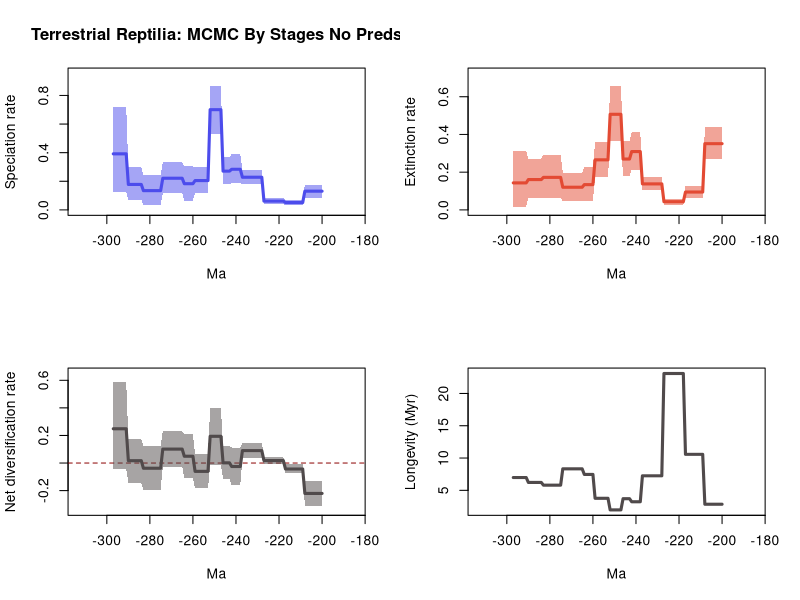

Here is the R script that generated this plot:
# 1 files combined:
# 	C:\Users\SimoesLabAdmin\Documents\BDNN_Arielli\updated_occurrence_analyses\model_1\reptilia_terr/combined_9marginal_rates.log

# 95% HPDs calculated using code from Biopy (https://www.cs.auckland.ac.nz/~yhel002/biopy/)

pdf(file='C:/Users/SimoesLabAdmin/Documents/BDNN_Arielli/updated_occurrence_analyses/model_1/reptilia_terr/combined_9marginal_rates_RTT.pdf',width=10.8, height=8.4)
par(mfrow=c(2,2))
library(scales)
L_hpd_m95=c(NA, NA,NA,NA,NA,NA,NA,NA,NA,NA,NA,NA,NA,NA,NA,NA,NA,NA,NA,NA,NA,NA,NA,NA,NA,NA,NA,NA,NA,NA,NA,NA,NA,NA,NA,NA,NA,NA,NA,NA,NA,NA,NA,NA,NA,NA,NA,NA,NA,NA,NA,NA,NA,NA,NA,NA,NA,NA,NA,NA,NA,NA,NA,NA,NA,NA,NA,NA,NA,NA,NA,NA,NA,NA,NA,NA,NA,NA,NA,NA,NA,NA,NA,NA,NA,NA,NA,NA,NA,NA,NA,NA,NA,NA,NA,NA,NA,NA,NA,NA,NA,NA,NA,NA,NA,NA,NA,NA,NA,NA,NA,NA,NA,NA,NA,NA,NA,NA,NA,NA,NA,NA,NA,NA,NA,NA,NA,NA,NA,NA,NA,NA,NA,NA,NA,NA,NA,NA,NA,NA,NA,NA,NA,NA,NA,NA,NA,NA,NA,NA,NA,NA,NA,NA,NA,NA,NA,NA,NA,NA,NA,NA,NA,NA,NA,NA,NA,NA,NA,NA,NA,NA,NA,NA,NA,NA,NA,NA,NA,NA,NA,NA,NA,NA,NA,NA,NA,NA,NA,NA,NA,NA,NA,NA,NA,NA,NA,NA,NA,NA,0.086023,0.086023,0.086023,0.086023,0.086023,0.086023,0.086023,0.086023,0.086023,0.031698,0.031698,0.031698,0.031698,0.031698,0.031698,0.031698,0.031698,0.031698,0.041806,0.041806,0.041806,0.041806,0.041806,0.041806,0.041806,0.041806,0.041806,0.041806,0.177779,0.177779,0.177779,0.177779,0.177779,0.177779,0.177779,0.177779,0.177779,0.177779,0.18818,0.18818,0.18818,0.18818,0.18818,0.180817,0.180817,0.180817,0.180817,0.531938,0.531938,0.531938,0.531938,0.531938,0.531938,0.120199,0.120199,0.120199,0.120199,0.120199,0.120199,0.120199,0.064854,0.064854,0.064854,0.064854,0.064854,0.115763,0.115763,0.115763,0.115763,0.115763,0.115763,0.115763,0.115763,0.115763,0.115763,0.03628,0.03628,0.03628,0.03628,0.03628,0.03628,0.03628,0.03628,0.03628,0.071736,0.071736,0.071736,0.071736,0.071736,0.071736,0.071736,0.126809,0.126809,0.126809,0.126809,0.126809,0.126809,0.126809)
L_hpd_M95=c(NA, NA,NA,NA,NA,NA,NA,NA,NA,NA,NA,NA,NA,NA,NA,NA,NA,NA,NA,NA,NA,NA,NA,NA,NA,NA,NA,NA,NA,NA,NA,NA,NA,NA,NA,NA,NA,NA,NA,NA,NA,NA,NA,NA,NA,NA,NA,NA,NA,NA,NA,NA,NA,NA,NA,NA,NA,NA,NA,NA,NA,NA,NA,NA,NA,NA,NA,NA,NA,NA,NA,NA,NA,NA,NA,NA,NA,NA,NA,NA,NA,NA,NA,NA,NA,NA,NA,NA,NA,NA,NA,NA,NA,NA,NA,NA,NA,NA,NA,NA,NA,NA,NA,NA,NA,NA,NA,NA,NA,NA,NA,NA,NA,NA,NA,NA,NA,NA,NA,NA,NA,NA,NA,NA,NA,NA,NA,NA,NA,NA,NA,NA,NA,NA,NA,NA,NA,NA,NA,NA,NA,NA,NA,NA,NA,NA,NA,NA,NA,NA,NA,NA,NA,NA,NA,NA,NA,NA,NA,NA,NA,NA,NA,NA,NA,NA,NA,NA,NA,NA,NA,NA,NA,NA,NA,NA,NA,NA,NA,NA,NA,NA,NA,NA,NA,NA,NA,NA,NA,NA,NA,NA,NA,NA,NA,NA,NA,NA,NA,NA,0.177356,0.177356,0.177356,0.177356,0.177356,0.177356,0.177356,0.177356,0.177356,0.07202,0.07202,0.07202,0.07202,0.07202,0.07202,0.07202,0.07202,0.07202,0.081715,0.081715,0.081715,0.081715,0.081715,0.081715,0.081715,0.081715,0.081715,0.081715,0.277803,0.277803,0.277803,0.277803,0.277803,0.277803,0.277803,0.277803,0.277803,0.277803,0.389571,0.389571,0.389571,0.389571,0.389571,0.367219,0.367219,0.367219,0.367219,0.866606,0.866606,0.866606,0.866606,0.866606,0.866606,0.297348,0.297348,0.297348,0.297348,0.297348,0.297348,0.297348,0.304236,0.304236,0.304236,0.304236,0.304236,0.335365,0.335365,0.335365,0.335365,0.335365,0.335365,0.335365,0.335365,0.335365,0.335365,0.242516,0.242516,0.242516,0.242516,0.242516,0.242516,0.242516,0.242516,0.242516,0.297195,0.297195,0.297195,0.297195,0.297195,0.297195,0.297195,0.720715,0.720715,0.720715,0.720715,0.720715,0.720715,0.720715)
M_hpd_m95=c(NA, NA,NA,NA,NA,NA,NA,NA,NA,NA,NA,NA,NA,NA,NA,NA,NA,NA,NA,NA,NA,NA,NA,NA,NA,NA,NA,NA,NA,NA,NA,NA,NA,NA,NA,NA,NA,NA,NA,NA,NA,NA,NA,NA,NA,NA,NA,NA,NA,NA,NA,NA,NA,NA,NA,NA,NA,NA,NA,NA,NA,NA,NA,NA,NA,NA,NA,NA,NA,NA,NA,NA,NA,NA,NA,NA,NA,NA,NA,NA,NA,NA,NA,NA,NA,NA,NA,NA,NA,NA,NA,NA,NA,NA,NA,NA,NA,NA,NA,NA,NA,NA,NA,NA,NA,NA,NA,NA,NA,NA,NA,NA,NA,NA,NA,NA,NA,NA,NA,NA,NA,NA,NA,NA,NA,NA,NA,NA,NA,NA,NA,NA,NA,NA,NA,NA,NA,NA,NA,NA,NA,NA,NA,NA,NA,NA,NA,NA,NA,NA,NA,NA,NA,NA,NA,NA,NA,NA,NA,NA,NA,NA,NA,NA,NA,NA,NA,NA,NA,NA,NA,NA,NA,NA,NA,NA,NA,NA,NA,NA,NA,NA,NA,NA,NA,NA,NA,NA,NA,NA,NA,NA,NA,NA,NA,NA,NA,NA,NA,NA,0.269137,0.269137,0.269137,0.269137,0.269137,0.269137,0.269137,0.269137,0.269137,0.063907,0.063907,0.063907,0.063907,0.063907,0.063907,0.063907,0.063907,0.063907,0.027898,0.027898,0.027898,0.027898,0.027898,0.027898,0.027898,0.027898,0.027898,0.027898,0.103791,0.103791,0.103791,0.103791,0.103791,0.103791,0.103791,0.103791,0.103791,0.103791,0.211741,0.211741,0.211741,0.211741,0.211741,0.177226,0.177226,0.177226,0.177226,0.363503,0.363503,0.363503,0.363503,0.363503,0.363503,0.175673,0.175673,0.175673,0.175673,0.175673,0.175673,0.175673,0.04784,0.04784,0.04784,0.04784,0.04784,0.047503,0.047503,0.047503,0.047503,0.047503,0.047503,0.047503,0.047503,0.047503,0.047503,0.064549,0.064549,0.064549,0.064549,0.064549,0.064549,0.064549,0.064549,0.064549,0.063333,0.063333,0.063333,0.063333,0.063333,0.063333,0.063333,0.017856,0.017856,0.017856,0.017856,0.017856,0.017856,0.017856)
M_hpd_M95=c(NA, NA,NA,NA,NA,NA,NA,NA,NA,NA,NA,NA,NA,NA,NA,NA,NA,NA,NA,NA,NA,NA,NA,NA,NA,NA,NA,NA,NA,NA,NA,NA,NA,NA,NA,NA,NA,NA,NA,NA,NA,NA,NA,NA,NA,NA,NA,NA,NA,NA,NA,NA,NA,NA,NA,NA,NA,NA,NA,NA,NA,NA,NA,NA,NA,NA,NA,NA,NA,NA,NA,NA,NA,NA,NA,NA,NA,NA,NA,NA,NA,NA,NA,NA,NA,NA,NA,NA,NA,NA,NA,NA,NA,NA,NA,NA,NA,NA,NA,NA,NA,NA,NA,NA,NA,NA,NA,NA,NA,NA,NA,NA,NA,NA,NA,NA,NA,NA,NA,NA,NA,NA,NA,NA,NA,NA,NA,NA,NA,NA,NA,NA,NA,NA,NA,NA,NA,NA,NA,NA,NA,NA,NA,NA,NA,NA,NA,NA,NA,NA,NA,NA,NA,NA,NA,NA,NA,NA,NA,NA,NA,NA,NA,NA,NA,NA,NA,NA,NA,NA,NA,NA,NA,NA,NA,NA,NA,NA,NA,NA,NA,NA,NA,NA,NA,NA,NA,NA,NA,NA,NA,NA,NA,NA,NA,NA,NA,NA,NA,NA,0.437642,0.437642,0.437642,0.437642,0.437642,0.437642,0.437642,0.437642,0.437642,0.125424,0.125424,0.125424,0.125424,0.125424,0.125424,0.125424,0.125424,0.125424,0.060165,0.060165,0.060165,0.060165,0.060165,0.060165,0.060165,0.060165,0.060165,0.060165,0.174827,0.174827,0.174827,0.174827,0.174827,0.174827,0.174827,0.174827,0.174827,0.174827,0.413481,0.413481,0.413481,0.413481,0.413481,0.364088,0.364088,0.364088,0.364088,0.657331,0.657331,0.657331,0.657331,0.657331,0.657331,0.359189,0.359189,0.359189,0.359189,0.359189,0.359189,0.359189,0.228924,0.228924,0.228924,0.228924,0.228924,0.198082,0.198082,0.198082,0.198082,0.198082,0.198082,0.198082,0.198082,0.198082,0.198082,0.292458,0.292458,0.292458,0.292458,0.292458,0.292458,0.292458,0.292458,0.292458,0.270405,0.270405,0.270405,0.270405,0.270405,0.270405,0.270405,0.311137,0.311137,0.311137,0.311137,0.311137,0.311137,0.311137)
R_hpd_m95=c(NA, NA,NA,NA,NA,NA,NA,NA,NA,NA,NA,NA,NA,NA,NA,NA,NA,NA,NA,NA,NA,NA,NA,NA,NA,NA,NA,NA,NA,NA,NA,NA,NA,NA,NA,NA,NA,NA,NA,NA,NA,NA,NA,NA,NA,NA,NA,NA,NA,NA,NA,NA,NA,NA,NA,NA,NA,NA,NA,NA,NA,NA,NA,NA,NA,NA,NA,NA,NA,NA,NA,NA,NA,NA,NA,NA,NA,NA,NA,NA,NA,NA,NA,NA,NA,NA,NA,NA,NA,NA,NA,NA,NA,NA,NA,NA,NA,NA,NA,NA,NA,NA,NA,NA,NA,NA,NA,NA,NA,NA,NA,NA,NA,NA,NA,NA,NA,NA,NA,NA,NA,NA,NA,NA,NA,NA,NA,NA,NA,NA,NA,NA,NA,NA,NA,NA,NA,NA,NA,NA,NA,NA,NA,NA,NA,NA,NA,NA,NA,NA,NA,NA,NA,NA,NA,NA,NA,NA,NA,NA,NA,NA,NA,NA,NA,NA,NA,NA,NA,NA,NA,NA,NA,NA,NA,NA,NA,NA,NA,NA,NA,NA,NA,NA,NA,NA,NA,NA,NA,NA,NA,NA,NA,NA,NA,NA,NA,NA,NA,NA,-0.308983,-0.308983,-0.308983,-0.308983,-0.308983,-0.308983,-0.308983,-0.308983,-0.308983,-0.075111,-0.075111,-0.075111,-0.075111,-0.075111,-0.075111,-0.075111,-0.075111,-0.075111,-0.007327,-0.007327,-0.007327,-0.007327,-0.007327,-0.007327,-0.007327,-0.007327,-0.007327,-0.007327,0.034581,0.034581,0.034581,0.034581,0.034581,0.034581,0.034581,0.034581,0.034581,0.034581,-0.161469,-0.161469,-0.161469,-0.161469,-0.161469,-0.113172,-0.113172,-0.113172,-0.113172,-0.013342,-0.013342,-0.013342,-0.013342,-0.013342,-0.013342,-0.184242,-0.184242,-0.184242,-0.184242,-0.184242,-0.184242,-0.184242,-0.107005,-0.107005,-0.107005,-0.107005,-0.107005,-0.026105,-0.026105,-0.026105,-0.026105,-0.026105,-0.026105,-0.026105,-0.026105,-0.026105,-0.026105,-0.193618,-0.193618,-0.193618,-0.193618,-0.193618,-0.193618,-0.193618,-0.193618,-0.193618,-0.143625,-0.143625,-0.143625,-0.143625,-0.143625,-0.143625,-0.143625,-0.042615,-0.042615,-0.042615,-0.042615,-0.042615,-0.042615,-0.042615)
R_hpd_M95=c(NA, NA,NA,NA,NA,NA,NA,NA,NA,NA,NA,NA,NA,NA,NA,NA,NA,NA,NA,NA,NA,NA,NA,NA,NA,NA,NA,NA,NA,NA,NA,NA,NA,NA,NA,NA,NA,NA,NA,NA,NA,NA,NA,NA,NA,NA,NA,NA,NA,NA,NA,NA,NA,NA,NA,NA,NA,NA,NA,NA,NA,NA,NA,NA,NA,NA,NA,NA,NA,NA,NA,NA,NA,NA,NA,NA,NA,NA,NA,NA,NA,NA,NA,NA,NA,NA,NA,NA,NA,NA,NA,NA,NA,NA,NA,NA,NA,NA,NA,NA,NA,NA,NA,NA,NA,NA,NA,NA,NA,NA,NA,NA,NA,NA,NA,NA,NA,NA,NA,NA,NA,NA,NA,NA,NA,NA,NA,NA,NA,NA,NA,NA,NA,NA,NA,NA,NA,NA,NA,NA,NA,NA,NA,NA,NA,NA,NA,NA,NA,NA,NA,NA,NA,NA,NA,NA,NA,NA,NA,NA,NA,NA,NA,NA,NA,NA,NA,NA,NA,NA,NA,NA,NA,NA,NA,NA,NA,NA,NA,NA,NA,NA,NA,NA,NA,NA,NA,NA,NA,NA,NA,NA,NA,NA,NA,NA,NA,NA,NA,NA,-0.1278,-0.1278,-0.1278,-0.1278,-0.1278,-0.1278,-0.1278,-0.1278,-0.1278,-0.010111,-0.010111,-0.010111,-0.010111,-0.010111,-0.010111,-0.010111,-0.010111,-0.010111,0.043354,0.043354,0.043354,0.043354,0.043354,0.043354,0.043354,0.043354,0.043354,0.043354,0.1467,0.1467,0.1467,0.1467,0.1467,0.1467,0.1467,0.1467,0.1467,0.1467,0.11254,0.11254,0.11254,0.11254,0.11254,0.121714,0.121714,0.121714,0.121714,0.397128,0.397128,0.397128,0.397128,0.397128,0.397128,0.064859,0.064859,0.064859,0.064859,0.064859,0.064859,0.064859,0.207137,0.207137,0.207137,0.207137,0.207137,0.229331,0.229331,0.229331,0.229331,0.229331,0.229331,0.229331,0.229331,0.229331,0.229331,0.122802,0.122802,0.122802,0.122802,0.122802,0.122802,0.122802,0.122802,0.122802,0.175628,0.175628,0.175628,0.175628,0.175628,0.175628,0.175628,0.590219,0.590219,0.590219,0.590219,0.590219,0.590219,0.590219)
L_mean=c(NA, NA,NA,NA,NA,NA,NA,NA,NA,NA,NA,NA,NA,NA,NA,NA,NA,NA,NA,NA,NA,NA,NA,NA,NA,NA,NA,NA,NA,NA,NA,NA,NA,NA,NA,NA,NA,NA,NA,NA,NA,NA,NA,NA,NA,NA,NA,NA,NA,NA,NA,NA,NA,NA,NA,NA,NA,NA,NA,NA,NA,NA,NA,NA,NA,NA,NA,NA,NA,NA,NA,NA,NA,NA,NA,NA,NA,NA,NA,NA,NA,NA,NA,NA,NA,NA,NA,NA,NA,NA,NA,NA,NA,NA,NA,NA,NA,NA,NA,NA,NA,NA,NA,NA,NA,NA,NA,NA,NA,NA,NA,NA,NA,NA,NA,NA,NA,NA,NA,NA,NA,NA,NA,NA,NA,NA,NA,NA,NA,NA,NA,NA,NA,NA,NA,NA,NA,NA,NA,NA,NA,NA,NA,NA,NA,NA,NA,NA,NA,NA,NA,NA,NA,NA,NA,NA,NA,NA,NA,NA,NA,NA,NA,NA,NA,NA,NA,NA,NA,NA,NA,NA,NA,NA,NA,NA,NA,NA,NA,NA,NA,NA,NA,NA,NA,NA,NA,NA,NA,NA,NA,NA,NA,NA,NA,NA,NA,NA,NA,NA,0.130637889790123,0.130637889790123,0.130637889790123,0.130637889790123,0.130637889790123,0.130637889790123,0.130637889790123,0.130637889790123,0.130637889790123,0.051272145209877,0.051272145209877,0.051272145209877,0.051272145209877,0.051272145209877,0.051272145209877,0.051272145209877,0.051272145209877,0.051272145209877,0.061151621567901,0.061151621567901,0.061151621567901,0.061151621567901,0.061151621567901,0.061151621567901,0.061151621567901,0.061151621567901,0.061151621567901,0.061151621567901,0.228070120222222,0.228070120222222,0.228070120222222,0.228070120222222,0.228070120222222,0.228070120222222,0.228070120222222,0.228070120222222,0.228070120222222,0.228070120222222,0.283924836617284,0.283924836617284,0.283924836617284,0.283924836617284,0.283924836617284,0.270871061407407,0.270871061407407,0.270871061407407,0.270871061407407,0.700569904975309,0.700569904975309,0.700569904975309,0.700569904975309,0.700569904975309,0.700569904975309,0.204809936518519,0.204809936518519,0.204809936518519,0.204809936518519,0.204809936518519,0.204809936518519,0.204809936518519,0.183121371419753,0.183121371419753,0.183121371419753,0.183121371419753,0.183121371419753,0.221096387296296,0.221096387296296,0.221096387296296,0.221096387296296,0.221096387296296,0.221096387296296,0.221096387296296,0.221096387296296,0.221096387296296,0.221096387296296,0.134383189444444,0.134383189444444,0.134383189444444,0.134383189444444,0.134383189444444,0.134383189444444,0.134383189444444,0.134383189444444,0.134383189444444,0.17774286362963,0.17774286362963,0.17774286362963,0.17774286362963,0.17774286362963,0.17774286362963,0.17774286362963,0.391771910135803,0.391771910135803,0.391771910135803,0.391771910135803,0.391771910135803,0.391771910135803,0.391771910135803)
M_mean=c(NA, NA,NA,NA,NA,NA,NA,NA,NA,NA,NA,NA,NA,NA,NA,NA,NA,NA,NA,NA,NA,NA,NA,NA,NA,NA,NA,NA,NA,NA,NA,NA,NA,NA,NA,NA,NA,NA,NA,NA,NA,NA,NA,NA,NA,NA,NA,NA,NA,NA,NA,NA,NA,NA,NA,NA,NA,NA,NA,NA,NA,NA,NA,NA,NA,NA,NA,NA,NA,NA,NA,NA,NA,NA,NA,NA,NA,NA,NA,NA,NA,NA,NA,NA,NA,NA,NA,NA,NA,NA,NA,NA,NA,NA,NA,NA,NA,NA,NA,NA,NA,NA,NA,NA,NA,NA,NA,NA,NA,NA,NA,NA,NA,NA,NA,NA,NA,NA,NA,NA,NA,NA,NA,NA,NA,NA,NA,NA,NA,NA,NA,NA,NA,NA,NA,NA,NA,NA,NA,NA,NA,NA,NA,NA,NA,NA,NA,NA,NA,NA,NA,NA,NA,NA,NA,NA,NA,NA,NA,NA,NA,NA,NA,NA,NA,NA,NA,NA,NA,NA,NA,NA,NA,NA,NA,NA,NA,NA,NA,NA,NA,NA,NA,NA,NA,NA,NA,NA,NA,NA,NA,NA,NA,NA,NA,NA,NA,NA,NA,NA,0.351122994407407,0.351122994407407,0.351122994407407,0.351122994407407,0.351122994407407,0.351122994407407,0.351122994407407,0.351122994407407,0.351122994407407,0.094572237012346,0.094572237012346,0.094572237012346,0.094572237012346,0.094572237012346,0.094572237012346,0.094572237012346,0.094572237012346,0.094572237012346,0.043316108592593,0.043316108592593,0.043316108592593,0.043316108592593,0.043316108592593,0.043316108592593,0.043316108592593,0.043316108592593,0.043316108592593,0.043316108592593,0.137933050580247,0.137933050580247,0.137933050580247,0.137933050580247,0.137933050580247,0.137933050580247,0.137933050580247,0.137933050580247,0.137933050580247,0.137933050580247,0.309156883345679,0.309156883345679,0.309156883345679,0.309156883345679,0.309156883345679,0.269587129617284,0.269587129617284,0.269587129617284,0.269587129617284,0.506797689308642,0.506797689308642,0.506797689308642,0.506797689308642,0.506797689308642,0.506797689308642,0.265285202172839,0.265285202172839,0.265285202172839,0.265285202172839,0.265285202172839,0.265285202172839,0.265285202172839,0.133955508061728,0.133955508061728,0.133955508061728,0.133955508061728,0.133955508061728,0.120030306975309,0.120030306975309,0.120030306975309,0.120030306975309,0.120030306975309,0.120030306975309,0.120030306975309,0.120030306975309,0.120030306975309,0.120030306975309,0.17228962217284,0.17228962217284,0.17228962217284,0.17228962217284,0.17228962217284,0.17228962217284,0.17228962217284,0.17228962217284,0.17228962217284,0.160674216148148,0.160674216148148,0.160674216148148,0.160674216148148,0.160674216148148,0.160674216148148,0.160674216148148,0.143232290530864,0.143232290530864,0.143232290530864,0.143232290530864,0.143232290530864,0.143232290530864,0.143232290530864)
R_mean=c(NA, NA,NA,NA,NA,NA,NA,NA,NA,NA,NA,NA,NA,NA,NA,NA,NA,NA,NA,NA,NA,NA,NA,NA,NA,NA,NA,NA,NA,NA,NA,NA,NA,NA,NA,NA,NA,NA,NA,NA,NA,NA,NA,NA,NA,NA,NA,NA,NA,NA,NA,NA,NA,NA,NA,NA,NA,NA,NA,NA,NA,NA,NA,NA,NA,NA,NA,NA,NA,NA,NA,NA,NA,NA,NA,NA,NA,NA,NA,NA,NA,NA,NA,NA,NA,NA,NA,NA,NA,NA,NA,NA,NA,NA,NA,NA,NA,NA,NA,NA,NA,NA,NA,NA,NA,NA,NA,NA,NA,NA,NA,NA,NA,NA,NA,NA,NA,NA,NA,NA,NA,NA,NA,NA,NA,NA,NA,NA,NA,NA,NA,NA,NA,NA,NA,NA,NA,NA,NA,NA,NA,NA,NA,NA,NA,NA,NA,NA,NA,NA,NA,NA,NA,NA,NA,NA,NA,NA,NA,NA,NA,NA,NA,NA,NA,NA,NA,NA,NA,NA,NA,NA,NA,NA,NA,NA,NA,NA,NA,NA,NA,NA,NA,NA,NA,NA,NA,NA,NA,NA,NA,NA,NA,NA,NA,NA,NA,NA,NA,NA,-0.220485103345679,-0.220485103345679,-0.220485103345679,-0.220485103345679,-0.220485103345679,-0.220485103345679,-0.220485103345679,-0.220485103345679,-0.220485103345679,-0.04330009208642,-0.04330009208642,-0.04330009208642,-0.04330009208642,-0.04330009208642,-0.04330009208642,-0.04330009208642,-0.04330009208642,-0.04330009208642,0.017835515493827,0.017835515493827,0.017835515493827,0.017835515493827,0.017835515493827,0.017835515493827,0.017835515493827,0.017835515493827,0.017835515493827,0.017835515493827,0.090137070901235,0.090137070901235,0.090137070901235,0.090137070901235,0.090137070901235,0.090137070901235,0.090137070901235,0.090137070901235,0.090137070901235,0.090137070901235,-0.025232047222222,-0.025232047222222,-0.025232047222222,-0.025232047222222,-0.025232047222222,0.001283930098765,0.001283930098765,0.001283930098765,0.001283930098765,0.193772214864198,0.193772214864198,0.193772214864198,0.193772214864198,0.193772214864198,0.193772214864198,-0.060475266814815,-0.060475266814815,-0.060475266814815,-0.060475266814815,-0.060475266814815,-0.060475266814815,-0.060475266814815,0.049165862037037,0.049165862037037,0.049165862037037,0.049165862037037,0.049165862037037,0.10106608037037,0.10106608037037,0.10106608037037,0.10106608037037,0.10106608037037,0.10106608037037,0.10106608037037,0.10106608037037,0.10106608037037,0.10106608037037,-0.037906432716049,-0.037906432716049,-0.037906432716049,-0.037906432716049,-0.037906432716049,-0.037906432716049,-0.037906432716049,-0.037906432716049,-0.037906432716049,0.017068645925926,0.017068645925926,0.017068645925926,0.017068645925926,0.017068645925926,0.017068645925926,0.017068645925926,0.248539623432099,0.248539623432099,0.248539623432099,0.248539623432099,0.248539623432099,0.248539623432099,0.248539623432099)
trans=0.5
age=(0:(298-1))* -1
plot(age,age,type = 'n', ylim = c(0, 0.9532666000000001), xlim = c(-312.9,-185.1), ylab = 'Speciation rate', xlab = 'Ma',main='Terrestrial Reptilia: MCMC By Stages No Preds' )
polygon(c(age, rev(age)), c(L_hpd_M95, rev(L_hpd_m95)), col = alpha("#4c4cec",trans), border = NA)
lines(rev(age), rev(L_mean), col = "#4c4cec", lwd=3)
plot(age,age,type = 'n', ylim = c(0, 0.7230641000000001), xlim = c(-312.9,-185.1), ylab = 'Extinction rate', xlab = 'Ma' )
polygon(c(age, rev(age)), c(M_hpd_M95, rev(M_hpd_m95)), col = alpha("#e34a33",trans), border = NA)
lines(rev(age), rev(M_mean), col = "#e34a33", lwd=3)
plot(age,age,type = 'n', ylim = c(-0.33988130000000005, 0.6492409000000001), xlim = c(-312.9,-185.1), ylab = 'Net diversification rate', xlab = 'Ma' )
abline(h=0,lty=2,col="darkred")
polygon(c(age, rev(age)), c(R_hpd_M95, rev(R_hpd_m95)), col = alpha("#504A4B",trans), border = NA)
lines(rev(age), rev(R_mean), col = "#504A4B", lwd=3)
plot(age,rev(1/M_mean),type = 'n', xlim = c(-312.9,-185.1), ylab = 'Longevity (Myr)', xlab = 'Ma' )
lines(rev(age), rev(1/M_mean), col = "#504A4B", lwd=3)
n <- dev.off()
